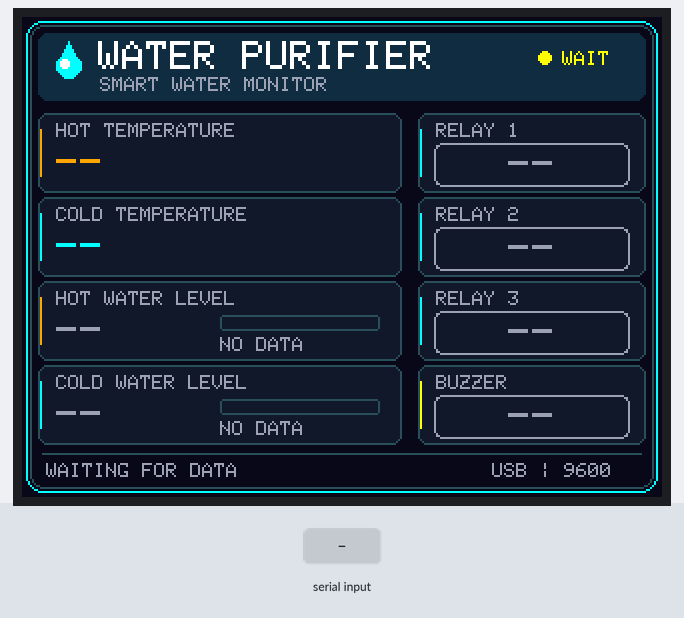
Simulated run of this sketch. Board: Arduino Uno, built with avr-gcc and run on an emulated ATmega328P. Parts: 320×240 colour display. The inputs (shaded band) are chosen by the test bench. What the sketch prints to the serial monitor is not drawn.

Above: at 2.2 s.
2.3 s: "1\n" received over Serial
Timing chart, 0 to 5.3 s (numbered marks = the images above; inputs shaded):
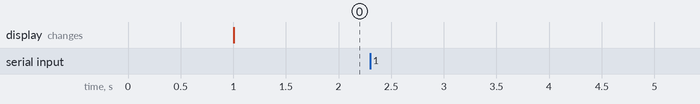

Measured:
- after the input at 2.3 s, every drawn part: stays the same

The sketch:

water_purifier_display.ino
```cpp
#include <Arduino.h>
#include <Adafruit_GFX.h>
#include <MCUFRIEND_kbv.h>
#include <stdlib.h>
#include <string.h>

MCUFRIEND_kbv tft;

// ======================================
// TFT COLORS
// ======================================

#define BLACK   0x0000
#define WHITE   0xFFFF
#define GREEN   0x07E0
#define RED     0xF800
#define YELLOW  0xFFE0
#define CYAN    0x07FF
#define ORANGE  0xFD20
#define NAVY    0x0010
#define BACKGROUND 0x0843
#define PANEL      0x10C5
#define BORDER     0x2A8B
#define MUTED      0x9D16
#define HEADER     0x1168

// ======================================
// SERIAL SETTINGS
// ======================================

#define SERIAL_BAUD 9600

char rxBuffer[112];
uint8_t rxIndex = 0;

// ======================================
// SENSOR VALUES
// ======================================

float hotTemp = -127;
float coldTemp = -127;

int hotLevel = 0;
int coldLevel = 0;

// ======================================
// FOUR RELAY CHANNELS
// ======================================

int relay1hot = 0;
int relay2cold = 0;
int relay3 = 0;
int relay4 = 0;

int buzzer = 0;

// ======================================
// COMMUNICATION VARIABLES
// ======================================

bool dataReceived = false;
bool fourRelayData = false;
bool valuesVisible = false;

unsigned long lastPacketTime = 0;

const unsigned long DATA_TIMEOUT = 5000;

// Fixed 320 x 240 landscape layout. Only changed value areas are repainted.
const int SENSOR_X = 8;
const int STATE_X = 198;
const int SENSOR_W = 182;
const int STATE_W = 114;
const int CARD_H = 40;

void drawCard(int x, int y, int width, const __FlashStringHelper *label, uint16_t accent) {
  tft.fillRoundRect(x, y, width, CARD_H, 5, PANEL);
  tft.drawRoundRect(x, y, width, CARD_H, 5, BORDER);
  tft.drawFastVLine(x + 1, y + 8, CARD_H - 16, accent);
  tft.setTextSize(1);
  tft.setTextColor(MUTED, PANEL);
  tft.setCursor(x + 9, y + 5);
  tft.print(label);
}

void clearValue(int x, int y, int width) {
  tft.fillRect(x + 5, y + 15, width - 10, 22, PANEL);
  tft.setTextSize(2);
  tft.setCursor(x + 9, y + 17);
}

void drawTemperature(int y, float value, uint16_t color, bool valid) {
  clearValue(SENSOR_X, y, SENSOR_W);
  tft.setTextColor(color, PANEL);
  if (!valid) tft.print(F("--"));
  else if (value < -55 || value > 125) tft.print(F("ERROR"));
  else {
    tft.print(value, 1);
    tft.print(F(" C"));
  }
}

void drawLevel(int y, int value, bool valid) {
  clearValue(SENSOR_X, y, SENSOR_W);
  uint16_t color = !valid ? MUTED : value > 3500 ? RED : value < 500 ? ORANGE : CYAN;
  tft.setTextColor(color, PANEL);
  if (!valid) tft.print(F("--"));
  else tft.print(value);

  const int barX = SENSOR_X + 91;
  tft.drawRoundRect(barX, y + 17, 80, 8, 2, BORDER);
  if (valid) {
    int fill = (int)(constrain((long)value, 0L, 3000L) * 76L / 3000L);
    if (fill > 0) tft.fillRect(barX + 2, y + 19, fill, 4, color);
  }
  tft.setTextSize(1);
  tft.setCursor(barX, y + 28);
  if (!valid) tft.print(F("NO DATA"));
  else if (value > 3500) tft.print(F("OVERFLOW"));
  else if (value < 500) tft.print(F("LOW WATER"));
  else if (value >= 3000) tft.print(F("FULL"));
  else tft.print(F("NORMAL"));
}

void drawState(int y, int value, bool valid) {
  clearValue(STATE_X, y, STATE_W);
  uint16_t color = !valid ? MUTED : value == 1 ? GREEN : ORANGE;
  tft.drawRoundRect(STATE_X + 8, y + 15, STATE_W - 16, 22, 4, color);
  tft.setTextSize(2);
  tft.setTextColor(color, PANEL);
  tft.setCursor(STATE_X + (valid && value != 1 ? 39 : 45), y + 18);
  if (!valid) tft.print(F("--"));
  else if (value == 1) tft.print(F("ON"));
  else tft.print(F("OFF"));
}

void drawConnection(bool valid) {
  tft.fillRect(254, 9, 54, 25, HEADER);
  tft.fillCircle(261, 20, 3, valid ? GREEN : YELLOW);
  tft.setTextSize(1);
  tft.setTextColor(valid ? GREEN : YELLOW, HEADER);
  tft.setCursor(270, 17);
  if (valid) tft.print(F("LIVE"));
  else tft.print(F("WAIT"));
  tft.fillRect(9, 221, 302, 12, BACKGROUND);
  tft.setTextColor(MUTED, BACKGROUND);
  tft.setCursor(12, 223);
  if (valid) tft.print(F("LIVE SENSOR DATA"));
  else tft.print(F("WAITING FOR DATA"));
  tft.setCursor(235, 223);
  tft.print(F("USB | 9600"));
}

void updateTFT(bool valid) {
  static bool drawn = false, previousValid = false, previousFour = false;
  static float previousHot = 0, previousCold = 0;
  static int previousHotLevel = 0, previousColdLevel = 0;
  static int previousRelay1 = 0, previousRelay3 = 0, previousRelay4 = 0, previousBuzzer = 0;
  bool refresh = !drawn || previousValid != valid;
  if (refresh) drawConnection(valid);
  if (refresh || hotTemp != previousHot) drawTemperature(48, hotTemp, ORANGE, valid);
  if (refresh || coldTemp != previousCold) drawTemperature(90, coldTemp, CYAN, valid);
  if (refresh || hotLevel != previousHotLevel) drawLevel(132, hotLevel, valid);
  if (refresh || coldLevel != previousColdLevel) drawLevel(174, coldLevel, valid);
  if (refresh || relay1hot != previousRelay1) drawState(48, relay1hot, valid);
  if (refresh || previousFour != fourRelayData || relay3 != previousRelay3) drawState(90, relay3, valid && fourRelayData);
  if (refresh || previousFour != fourRelayData || relay4 != previousRelay4) drawState(132, relay4, valid && fourRelayData);
  if (refresh || buzzer != previousBuzzer) drawState(174, buzzer, valid);
  previousHot = hotTemp; previousCold = coldTemp;
  previousHotLevel = hotLevel; previousColdLevel = coldLevel;
  previousRelay1 = relay1hot; previousRelay3 = relay3; previousRelay4 = relay4;
  previousBuzzer = buzzer; previousValid = valid; previousFour = fourRelayData;
  drawn = true;
}

// ======================================
// RECEIVE AND PARSE SERIAL PACKET
// ======================================

void parsePacket(char *line) {

  float values[10];
  int count = 0;

  char *token = strtok(line, ",");

  while (token != NULL && count < 10) {

    char *endPtr;
    values[count] = strtod(token, &endPtr);

    if (endPtr == token || *endPtr != '\0') {
      Serial.println(F("Invalid serial value"));
      return;
    }

    count++;
    token = strtok(NULL, ",");
  }

  if (token != NULL ||
      (count != 8 &&
       count != 9 &&
       count != 10)) {

    Serial.println(F("Invalid packet length"));
    return;
  }

  // Shared sensor fields

  hotTemp = values[0];
  coldTemp = values[1];

  hotLevel = (int)values[2];
  coldLevel = (int)values[3];

  relay1hot = (int)values[4];
  relay2cold = (int)values[5];

  if (count == 8) {

    // Old packet format:
    // hot,cold,hotLevel,coldLevel,
    // relay1,relay2,buzzer,status

    fourRelayData = false;
    buzzer = (int)values[6];
  }
  else {

    // New packet format:
    // hot,cold,hotLevel,coldLevel,
    // relay1,relay2,relay3,relay4,buzzer
    //
    // Optional 10th field: status

    fourRelayData = true;

    relay3 = (int)values[6];
    relay4 = (int)values[7];
    buzzer = (int)values[8];
  }

  dataReceived = true;
  valuesVisible = true;
  lastPacketTime = millis();

  updateTFT(true);

  // Serial Monitor debugging

  Serial.println(F("=== DATA RECEIVED ==="));

  Serial.print(F("Hot Temp: "));
  Serial.println(hotTemp, 1);

  Serial.print(F("Cold Temp: "));
  Serial.println(coldTemp, 1);

  Serial.print(F("Hot Level: "));
  Serial.println(hotLevel);

  Serial.print(F("Cold Level: "));
  Serial.println(coldLevel);

  Serial.print(F("Relay 1: "));
  Serial.println(relay1hot);

  if (fourRelayData) {
    Serial.print(F("Relay 2 (relay3): "));
    Serial.println(relay3);

    Serial.print(F("Relay 3 (relay4): "));
    Serial.println(relay4);
  }

  Serial.print(F("Buzzer: "));
  Serial.println(buzzer);

  Serial.println(F("====================="));
}

// ======================================
// RECEIVE USB SERIAL DATA
// ======================================

void receiveSerialData() {

  while (Serial.available()) {

    char ch = (char)Serial.read();

    if (ch == '\n') {

      rxBuffer[rxIndex] = '\0';

      if (rxIndex > 0) {
        parsePacket(rxBuffer);
      }

      rxIndex = 0;
    }
    else if (ch != '\r') {

      if (rxIndex < sizeof(rxBuffer) - 1) {
        rxBuffer[rxIndex++] = ch;
      }
      else {
        rxIndex = 0;
        Serial.println(F("Serial buffer overflow"));
      }
    }
  }
}

// ======================================
// INITIALIZE TFT
// ======================================

void initializeTFT() {

  uint16_t controllerID = tft.readID();

  Serial.print(F("TFT Controller ID: 0x"));
  Serial.println(controllerID, HEX);

  if (controllerID == 0x0000 ||
      controllerID == 0xFFFF ||
      controllerID == 0xD3D3) {

    controllerID = 0x9341;
  }

  tft.begin(controllerID);
  tft.setRotation(1);

  tft.setTextWrap(false);
  tft.fillScreen(BACKGROUND);
  tft.drawRoundRect(2, 2, 316, 236, 8, CYAN);
  tft.drawRoundRect(4, 4, 312, 232, 7, BORDER);
  tft.fillRoundRect(8, 8, 304, 34, 5, HEADER);

  // Small water-drop emblem and title.
  tft.fillTriangle(17, 23, 23, 12, 29, 23, CYAN);
  tft.fillCircle(23, 24, 6, CYAN);
  tft.fillCircle(21, 23, 2, WHITE);
  tft.setTextSize(2);
  tft.setTextColor(WHITE, HEADER);
  tft.setCursor(38, 12);
  tft.print(F("WATER PURIFIER"));
  tft.setTextSize(1);
  tft.setTextColor(MUTED, HEADER);
  tft.setCursor(39, 30);
  tft.print(F("SMART WATER MONITOR"));

  drawCard(SENSOR_X, 48, SENSOR_W, F("HOT TEMPERATURE"), ORANGE);
  drawCard(SENSOR_X, 90, SENSOR_W, F("COLD TEMPERATURE"), CYAN);
  drawCard(SENSOR_X, 132, SENSOR_W, F("HOT WATER LEVEL"), ORANGE);
  drawCard(SENSOR_X, 174, SENSOR_W, F("COLD WATER LEVEL"), CYAN);
  // Physical relays 1, 3 and 4 keep the dashboard's display labels.
  drawCard(STATE_X, 48, STATE_W, F("RELAY 1"), CYAN);
  drawCard(STATE_X, 90, STATE_W, F("RELAY 2"), CYAN);
  drawCard(STATE_X, 132, STATE_W, F("RELAY 3"), CYAN);
  drawCard(STATE_X, 174, STATE_W, F("BUZZER"), YELLOW);
  tft.drawFastHLine(10, 218, 300, BORDER);

  updateTFT(false);
}

// ======================================
// SETUP
// ======================================

void setup() {

  Serial.begin(SERIAL_BAUD);
  delay(500);

  Serial.println();
  Serial.println(F("=========================="));
  Serial.println(F("KS5558 WATER PURIFIER"));
  Serial.println(F("ARDUINO UNO TFT DISPLAY"));
  Serial.println(F("USB SERIAL: 9600 BAUD"));
  Serial.println(F("=========================="));

  initializeTFT();

  Serial.println(F("TFT initialized"));
  Serial.println(F("Ready to receive data"));
}

// ======================================
// LOOP
// ======================================

void loop() {

  receiveSerialData();

  if (valuesVisible &&
      millis() - lastPacketTime >= DATA_TIMEOUT) {

    valuesVisible = false;
    updateTFT(false);
  }
}
```
